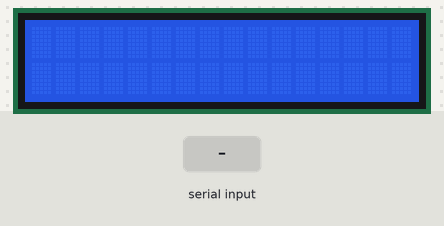
This sketch was run on a simulated Arduino Uno, built with avr-gcc and run on an emulated ATmega328P. Parts: 16×2 character LCD. Inputs (shaded band) come from the test bench.

Above: at 1.2 s.
1.3 s: "1" received over Serial
At 1.9 s:
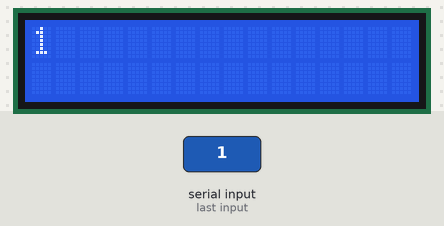
2.8 s: "0" received over Serial
At 3.1 s:
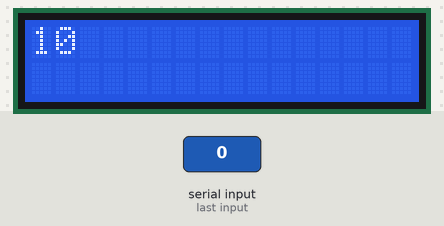
4.3 s: "2" received over Serial
At 5.4 s:
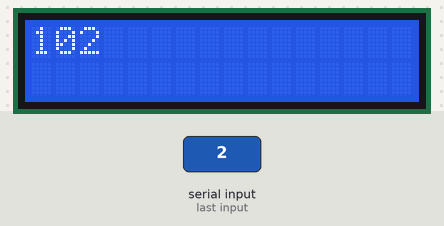
Timing chart, 0 to 7.3 s (numbered marks = the images above; inputs shaded):
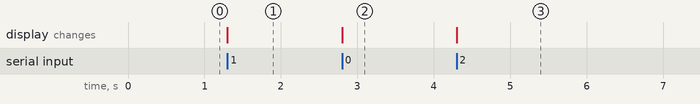

Measured:
- after the input at 1.3 s, the display: changes at once (image 1)
- after the input at 2.8 s, the display: changes at once (image 2)
- after the input at 4.3 s, the display: changes at once (image 3)

The sketch:

Example3d.ino
```cpp
/***
 * Red River College - Arduino Workshop
 *
 * TITLE:        Example #3
 * DESCRIPTION:  Custom characters for pacman.
 * AUTHOR:       Dario Schor (schor@ieee.org)
 * DATE:         March 15, 2014
 *
 * This example uses the LiquidCrystal librady from:
 * http://arduino.cc/en/Reference/LiquidCrystal
 *
 * The display has 2 rows of 16 characters:
 *
 *     0   1   2   3   4   5   6   7   8   9   10  11  12  13  14  15   < COLS
 *   -----------------------------------------------------------------
 *   |   |   |   |   |   |   |   |   |   |   |   |   |   |   |   |   |  < ROW-0
 *   -----------------------------------------------------------------
 *   |   |   |   |   |   |   |   |   |   |   |   |   |   |   |   |   |  < ROW-1
 *   -----------------------------------------------------------------
 **/

#include <LiquidCrystal.h>

// Size of screen
#define NUM_ROWS        2
#define NUM_COLS        16

// Custom pinout for the shield used in the workshop
#define LCD_RS_PIN      8
#define LCD_RW_PIN      13
#define LCD_EN_PIN      9
#define LCD_D4_PIN      4
#define LCD_D5_PIN      5
#define LCD_D6_PIN      6
#define LCD_D7_PIN      7

// Create instance of LiquidCrystal object
LiquidCrystal lcd(
  LCD_RS_PIN,   // Register Select
  LCD_RW_PIN,   // H-Read, L-Write
  LCD_EN_PIN,   // Enable (data strobe, active high)
  LCD_D4_PIN,   // Data pins
  LCD_D5_PIN,
  LCD_D6_PIN,
  LCD_D7_PIN
  );

char temp;
int  x;


/***
 * setup()
 * Description:  Init display and serial port
 **/
void setup(void)
{
  // Initialize the LCD
  lcd.begin(16, 2);

  // Setup serial port
  Serial.begin(9600);

  // Init variables
  temp = ' ';
  x = 0;
}


/***
 * loop()
 * Description:  Write user input to the LCD.
 **/
void loop(void)
{
  if(Serial.available() > 0)
  {
    // Read a byte
    temp = Serial.read();

    // Update position on screen
    lcd.setCursor(x, 0);

    // Write byte
    lcd.write(temp);

    // Set next position
    // This will override what you currently have
    // once you write more than 16 characters
    x = (x + 1) % NUM_COLS;
  }
}
```
